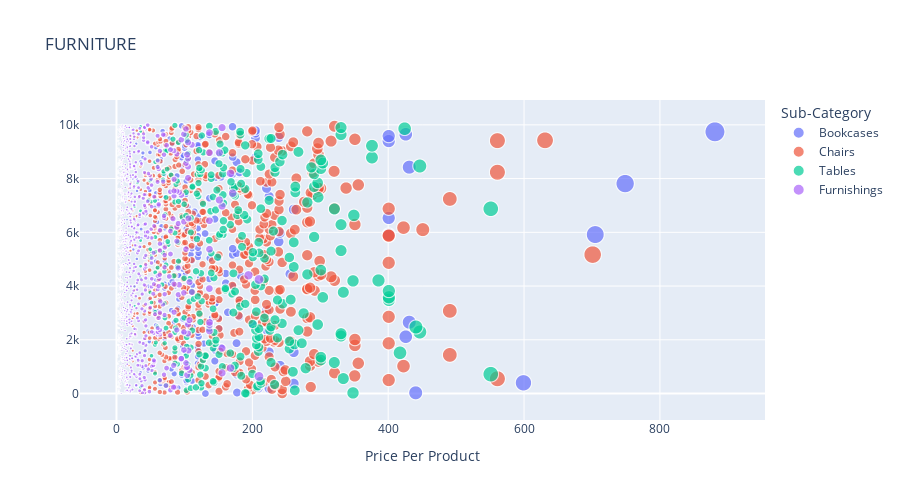

Notebook code for this chart:
### Markdown cell above
### Company has to look into few things to increase the profits:

- They have to look into reasons as to why they are bearing more losses in the Consumer Segment and try to reduce those as much as possible.


- Other thing they can do is to provide high quality/ great services to the other Corporate and Home Office segments, thus driving the organization towards more profits.

### Code cell
# Now, we observe the prices of products across each category and try to see the trend about how the prices are spread 
 # across each product category 

Df['price_per_product'] = Df.Sales / Df.Quantity
Df['profit_per_product'] = Df.Profit / Df.Quantity 

data = Df.groupby(['Category'])

for cat, Df in data:
    sizes = np.absolute(Df.price_per_product)
    fig = px.scatter(Df, x = 'price_per_product', title = cat.upper(), 
                    color = 'Sub-Category',
                    size = sizes, hover_data=['Sub-Category'])
    fig.update_layout(
        height = 500,
        xaxis = dict(title='Price Per Product'),
        yaxis = dict(title=''),
    )
    fig.show()

### Figure 1 — Plotly figure (JSON) as saved in the notebook; plotly's stock layout.template omitted (floating-point values rounded to 4 significant figures; data arrays with more than 128 entries replaced by an {"elided": "..."} marker saying what was removed)
{"data": [{"customdata": {"elided": "228x1 str values"}, "hovertemplate": "Sub-Category=%{customdata[0]}<br>price_per_product=%{x}<br>index=%{y}<br>size=%{marker.size}<extra></extra>", "legendgroup": "Bookcases", "marker": {"color": "#636efa", "size": {"elided": "228 float values"}, "sizemode": "area", "sizeref": 2.202, "symbol": "circle"}, "mode": "markers", "name": "Bookcases", "showlegend": true, "type": "scattergl", "x": {"elided": "228 float values"}, "xaxis": "x", "y": {"elided": "228 int values"}, "yaxis": "y"}, {"customdata": {"elided": "617x1 str values"}, "hovertemplate": "Sub-Category=%{customdata[0]}<br>price_per_product=%{x}<br>index=%{y}<br>size=%{marker.size}<extra></extra>", "legendgroup": "Chairs", "marker": {"color": "#EF553B", "size": {"elided": "617 float values"}, "sizemode": "area", "sizeref": 2.202, "symbol": "circle"}, "mode": "markers", "name": "Chairs", "showlegend": true, "type": "scattergl", "x": {"elided": "617 float values"}, "xaxis": "x", "y": {"elided": "617 int values"}, "yaxis": "y"}, {"customdata": {"elided": "319x1 str values"}, "hovertemplate": "Sub-Category=%{customdata[0]}<br>price_per_product=%{x}<br>index=%{y}<br>size=%{marker.size}<extra></extra>", "legendgroup": "Tables", "marker": {"color": "#00cc96", "size": {"elided": "319 float values"}, "sizemode": "area", "sizeref": 2.202, "symbol": "circle"}, "mode": "markers", "name": "Tables", "showlegend": true, "type": "scattergl", "x": {"elided": "319 float values"}, "xaxis": "x", "y": {"elided": "319 int values"}, "yaxis": "y"}, {"customdata": {"elided": "957x1 str values"}, "hovertemplate": "Sub-Category=%{customdata[0]}<br>price_per_product=%{x}<br>index=%{y}<br>size=%{marker.size}<extra></extra>", "legendgroup": "Furnishings", "marker": {"color": "#ab63fa", "size": {"elided": "957 float values"}, "sizemode": "area", "sizeref": 2.202, "symbol": "circle"}, "mode": "markers", "name": "Furnishings", "showlegend": true, "type": "scattergl", "x": {"elided": "957 float values"}, "xaxis": "x", "y": {"elided": "957 int values"}, "yaxis": "y"}], "layout": {"height": 500, "legend": {"itemsizing": "constant", "title": {"text": "Sub-Category"}, "tracegroupgap": 0}, "title": {"text": "FURNITURE"}, "xaxis": {"anchor": "y", "domain": [0, 1], "title": {"text": "Price Per Product"}}, "yaxis": {"anchor": "x", "domain": [0, 1], "title": {"text": ""}}}}
